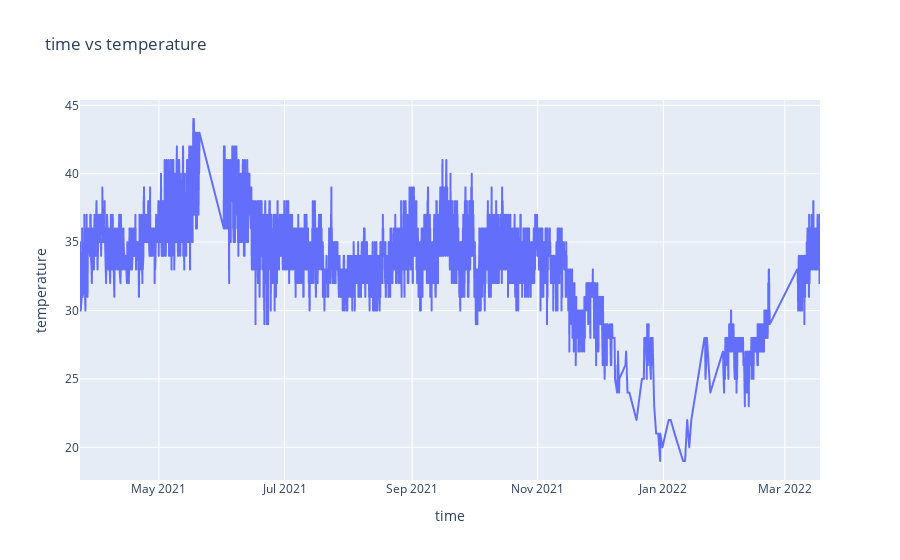

The notebook cell saved with this chart:
### Code cell
import plotly.express as px



fig = px.line(hourly_mode_df, x='hour', y='temperature', title='time vs temperature',
                 labels={'hour': 'time', 'temperature': 'temperature'})

fig.show()

### Figure 1 — Plotly figure (JSON) as saved in the notebook; plotly's stock layout.template omitted (floating-point values rounded to 4 significant figures; data arrays with more than 128 entries replaced by an {"elided": "..."} marker saying what was removed)
{"data": [{"hovertemplate": "time=%{x}<br>temperature=%{y}<extra></extra>", "legendgroup": "", "line": {"color": "#636efa", "dash": "solid"}, "marker": {"symbol": "circle"}, "mode": "lines", "name": "", "showlegend": false, "type": "scattergl", "x": {"elided": "5339 str values"}, "xaxis": "x", "y": {"elided": "5339 int values"}, "yaxis": "y"}], "layout": {"legend": {"tracegroupgap": 0}, "title": {"text": "time vs temperature"}, "xaxis": {"anchor": "y", "domain": [0, 1], "title": {"text": "time"}}, "yaxis": {"anchor": "x", "domain": [0, 1], "title": {"text": "temperature"}}}}
